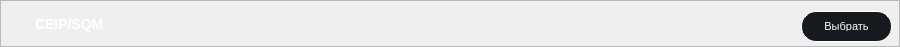
      <widget class="QFrame" name="frame_CEIPSQM">
       <property name="geometry">
        <rect>
         <x>10</x>
         <y>424</y>
         <width>900</width>
         <height>45</height>
        </rect>
       </property>
       <property name="minimumSize">
        <size>
         <width>900</width>
         <height>0</height>
        </size>
       </property>
       <property name="maximumSize">
        <size>
         <width>900</width>
         <height>46</height>
        </size>
       </property>
       <property name="styleSheet">
        <string notr="true">
/* styles.qss */

#frame_CEIPSQM {
    background-color: #161A1E;
    border-radius: 15px; /* Установите значение по вашему усмотрению для достижения овальной формы */
}
</string>
       </property>
       <property name="frameShape">
        <enum>QFrame::StyledPanel</enum>
       </property>
       <property name="frameShadow">
        <enum>QFrame::Raised</enum>
       </property>
       <layout class="QHBoxLayout" name="horizontalLayout_6">
        <property name="spacing">
         <number>0</number>
        </property>
        <property name="leftMargin">
         <number>0</number>
        </property>
        <property name="topMargin">
         <number>0</number>
        </property>
        <property name="rightMargin">
         <number>0</number>
        </property>
        <property name="bottomMargin">
         <number>0</number>
        </property>
        <item>
         <widget class="QFrame" name="frame_5">
          <property name="minimumSize">
           <size>
            <width>0</width>
            <height>45</height>
           </size>
          </property>
          <property name="styleSheet">
           <string notr="true">background-color: transparent;</string>
          </property>
          <property name="frameShape">
           <enum>QFrame::StyledPanel</enum>
          </property>
          <property name="frameShadow">
           <enum>QFrame::Raised</enum>
          </property>
          <widget class="QPushButton" name="pushCEIPSQM">
           <property name="geometry">
            <rect>
             <x>800</x>
             <y>10</y>
             <width>91</width>
             <height>31</height>
            </rect>
           </property>
           <property name="minimumSize">
            <size>
             <width>91</width>
             <height>31</height>
            </size>
           </property>
           <property name="maximumSize">
            <size>
             <width>91</width>
             <height>31</height>
            </size>
           </property>
           <property name="styleSheet">
            <string notr="true">/* styles.qss */

QPushButton {
    background-color: #161A1E;
    border-radius: 15px;
    color: white; /* Установите цвет текста */
    font-size: 11px; /* Установите размер шрифта */
    padding: 10px 20px; /* Установите отступы */
    border: 1px solid white; /* Уменьшаем толщину обводки до 1 пикселя */
}

QPushButton:hover {
    background-color: #2C3236;
    transition: background-color 0.3s ease;
}
</string>
           </property>
           <property name="text">
            <string>Выбрать</string>
           </property>
          </widget>
          <widget class="QLabel" name="labelCEIPSQM">
           <property name="geometry">
            <rect>
             <x>750</x>
             <y>10</y>
             <width>81</width>
             <height>30</height>
            </rect>
           </property>
           <property name="sizePolicy">
            <sizepolicy hsizetype="Preferred" vsizetype="Preferred">
             <horstretch>70</horstretch>
             <verstretch>30</verstretch>
            </sizepolicy>
           </property>
           <property name="minimumSize">
            <size>
             <width>70</width>
             <height>30</height>
            </size>
           </property>
           <property name="styleSheet">
            <string notr="true">color: white; /* Установите цвет текста в белый */
font-size: 14px; /* Установите размер шрифта в 14 пикселей */
font-family: &quot;Times New Roman&quot;; /* Установите тип шрифта по вашему выбору */
font-weight: bold; /* Установите жирность шрифта (если нужно) */
margin-top: 5px; /* Опустить текст на 10 пикселей вниз */</string>
           </property>
           <property name="text">
            <string/>
           </property>
          </widget>
          <widget class="QLabel" name="labelTextCEIPSQM">
           <property name="geometry">
            <rect>
             <x>30</x>
             <y>10</y>
             <width>201</width>
             <height>21</height>
            </rect>
           </property>
           <property name="styleSheet">
            <string notr="true">/* styles.qss */

QLabel {
    color: white; /* Установите цвет текста в белый */
    font-size: 14px; /* Установите размер шрифта в 14 пикселей */
    font-family: &quot;Times New Roman&quot;; /* Установите тип шрифта по вашему выбору */
    font-weight: bold; /* Установите жирность шрифта (если нужно) */
    margin-top: 5px; /* Опустить текст на 10 пикселей вниз */
}
</string>
           </property>
           <property name="text">
            <string>CEIP/SQM</string>
           </property>
          </widget>
         </widget>
        </item>
       </layout>
      </widget>
